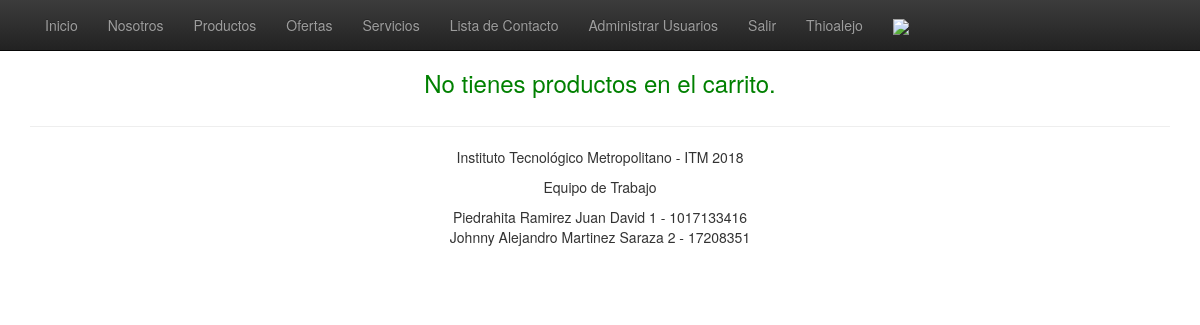
Page /carrito.php (signed in) on the earlier database version.
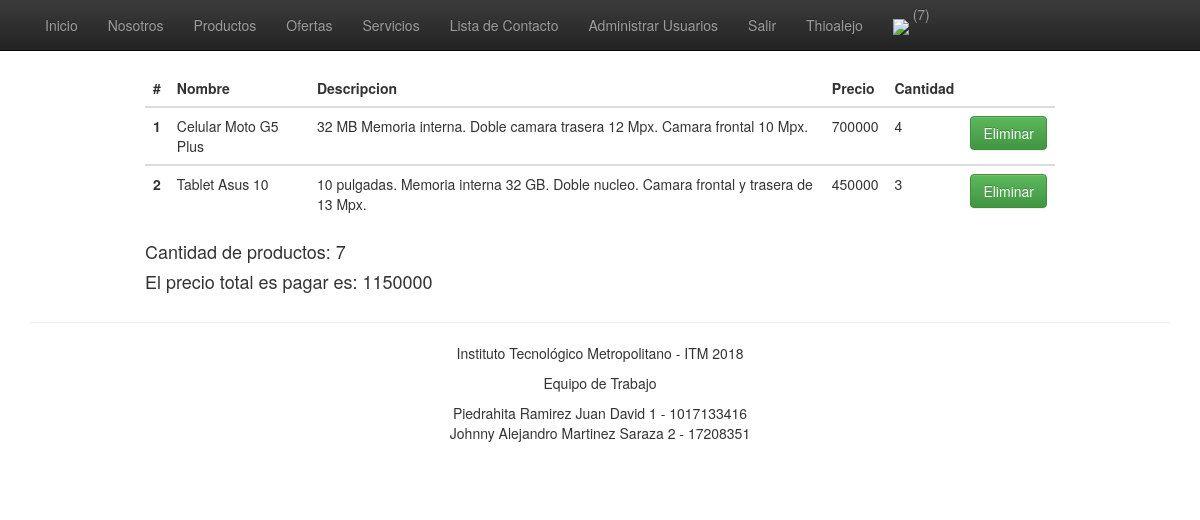
Same page on the later database version.
### tables this page shows
CREATE TABLE `productos` (
  `id` int(11) NOT NULL,
  `nombre` varchar(100) NOT NULL,
  `descripcion` varchar(1000) NOT NULL,
  `precio` int(11) NOT NULL,
  `cantidad` int(11) NOT NULL,
  `usuario` varchar(60) NOT NULL,
  `creado` datetime NOT NULL,
  `actualizado` datetime NOT NULL DEFAULT CURRENT_TIMESTAMP,
  PRIMARY KEY (`id`)
);

### includes/connection.php (called while the page is built, shortened)
<?php
class Connection extends MySQLi
{
	public $estado;
	function __construct()
	{
		return $this->estado;
	}
}
?>

### includes/clases.php (called while the page is built, shortened)
<?php
require 'connection.php';
  class Registro {
		public $estado;
	    function __construct() {
	      $this->db = new Connection();
	    }
		function consultarCarrito($usuario){
			$sql = ("SELECT `id_producto`, SUM(`cantidad`) AS 'cantidad',SUM(`precio`) AS 'precio' FROM `carro` WHERE `usuario` = '$usuario' AND `estado` = 0 GROUP BY `id_producto`");
			$stmt = $this->db->query($sql);
			$stmt = $stmt->fetch_all(MYSQLI_ASSOC);
			if ($stmt) {
			    $this->estado = $stmt;
			} else {
			    $this->estado = "Error";
			}
			return $this->estado;
		}
		function consultarProductoCarrito($id){
			$sql = ("SELECT * FROM productos WHERE id = '$id' LIMIT 1");
			$stmt = $this->db->query($sql);
			$stmt = $stmt->fetch_array(MYSQLI_ASSOC);
			if ($stmt) {
			    $this->estado = $stmt;
			} else {
			    $this->estado = "Error";
			}
			return $this->estado;
		}
		function productosCarrito($usuario){
			$sql = ("SELECT SUM(`cantidad`) as 'total' FROM `carro` WHERE `usuario` = '$usuario' AND `estado` = 0");
			$stmt = $this->db->query($sql);
			$stmt = $stmt->fetch_array(MYSQLI_ASSOC);
			if ($stmt) {
			    $this->estado = $stmt;
			} else {
			    $this->estado = "Error";
			}
			return $this->estado;
		}
	}
?>

### carrito.php (the view, shortened to what the changed rows need)
<?php
	include ('includes/header.php');
	$total = 0 ;
	$totalproductos = 0;
	$consultar = new Registro();
	$carrito = $consultar->consultarCarrito($_SESSION['usuario']);
	if($carrito != "Error"){
		foreach ($carrito as $value) {
			$producCarrito[] = $consultar->consultarProductoCarrito($value['id_producto']);
		}
	}
?>
<?php if($_SESSION['carrito']>0 && isset($producCarrito)){ ?>
<div class="producto">
	<table class="table">
	  <thead class="thead-dark">
	    <tr>
	      <th scope="col">#</th>
	      <th scope="col">Nombre</th>
	      <th scope="col">Descripcion</th>
	      <th scope="col">Precio</th>
	      <th scope="col">Cantidad</th>
	      <th scope="col"></th>
	    </tr>
	  </thead>
	  <?php foreach ($producCarrito as $row): ?>
	  <tbody>
	    <tr>
	      <form action='agregarCarrito.php?id=<?php echo $row['id']; ?>' method='post'>
		      <th scope="row"><?php echo $row['id'] ?></th>
		      <td><?php echo $row['nombre'] ?></td>
		      <td><?php echo $row['descripcion'] ?></td>
		      <td><?php echo $row['precio'];  $total += $row['precio']; ?></td>
		      <?php foreach ($carrito as $fila): ?>
				<?php if($row['id'] == $fila['id_producto']){ ?>
		      		<td><?php echo $fila['cantidad']; $totalproductos += $fila['cantidad']; ?></td>
				<?php } ?>
		      <?php endforeach ?>
		      <td><a class="btn btn-success" href="eliminarcarrito.php?id=<?php echo $row['id'];?>&user=<?php echo $_SESSION['usuario']; ?>">Eliminar</a></td>
	  	  </form>
	    </tr>
	  <?php endforeach ?>
	  </tbody>
	</table>
	<h4> <?php echo "Cantidad de productos: $totalproductos"; ?></h4>
	<h4> <?php echo "El precio total es pagar es: $total"; ?></h4>
</div>
<?php }else{ ?>
	<div class="mensaje">
		<h3>No tienes productos en el carrito.</h3>
	</div>
<?php } ?>
<?php
include ('includes/footer.php');
?>

### includes/header.php (shortened to what the changed rows need)
<?php
require ('includes/clases.php');
?>
<!doctype html>
 <html class="no-js" lang="">
    <head>
        <link rel="stylesheet" href="css/bootstrap.min.css">
        <link rel="stylesheet" href="css/bootstrap-theme.min.css">
        <link rel="stylesheet" href="css/main.css">
    </head>
    <body>
    <nav class="navbar navbar-inverse navbar-fixed-top" role="navigation">
      <div class="container">
        <div class="navbar-header">
            <ul class="nav navbar-nav">
                <?php
                 if(isset($_SESSION['login']) && $_SESSION['login'] == "si"){
                ?>
                    <li style=" margin-left: -26px;margin-top: -11px;"><a><?php if ($_SESSION['carrito']["total"]){ echo '('.($_SESSION['carrito']["total"]).')';} ?></a></li>
                <?php
                }
                ?>
            </ul>
        </div>
    </nav>

Differences in the rows shown:
added productos: id "1", nombre "Celular Moto G5 Plus", descripcion "32 MB Memoria interna. Doble camara trasera 12 Mpx. Camara frontal 10 Mpx.", precio "700000", cantidad "4"
added productos: id "2", nombre "Tablet Asus 10", descripcion "10 pulgadas. Memoria interna 32 GB. Doble nucleo. Camara frontal y trasera de 13 Mpx.", precio "450000", cantidad "3"
Other differences:
$_SESSION['carrito']["total"]: (not shown) → "7"
$totalproductos: (not shown) → "7"
$total: (not shown) → "1150000"
text no longer shown: "No tienes productos en el carrito."
text now shown: "( ) # Nombre Descripcion Precio Cantidad Cantidad de productos: El precio total es pagar es:"
